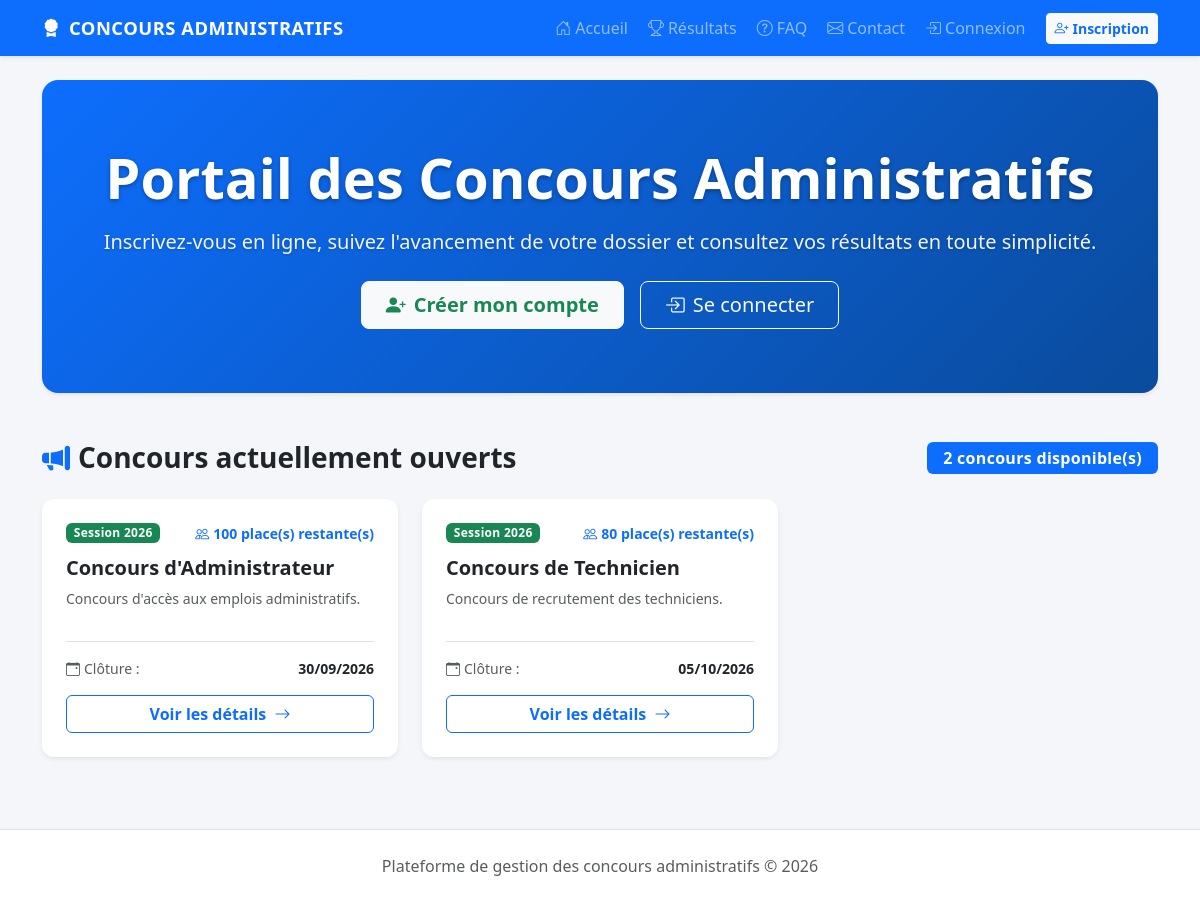
The page / on the database its author committed.
### tables this page shows
CREATE TABLE concours (
    id INT AUTO_INCREMENT PRIMARY KEY,
    titre VARCHAR(200) NOT NULL,
    session VARCHAR(20) NOT NULL,
    description TEXT NULL,
    date_debut DATE NOT NULL,
    date_fin DATE NOT NULL,
    age_min INT DEFAULT 18,
    age_max INT DEFAULT 35,
    diplome_requis VARCHAR(200) NULL,
    frais INT DEFAULT 0,
    places INT DEFAULT 0,
    statut ENUM('brouillon', 'ouvert', 'ferme', 'publie') DEFAULT 'brouillon',
    created_at TIMESTAMP DEFAULT CURRENT_TIMESTAMP
);

### index.php (the view, shortened to what this page needs)
<?php
require 'config/database.php';
$concours = $pdo->query("SELECT * FROM concours WHERE statut='ouvert' ORDER BY date_debut ASC")->fetchAll();
$u = $_SESSION['user'] ?? null;
$appliedConcoursIds = [];
require 'includes/header.php';
?>
<section class="hero text-center mb-5 p-5 text-white rounded-4 shadow-sm">
    <div class="container py-3">
        <h1 class="display-4 fw-bold mb-3">Portail des Concours Administratifs</h1>
        <p class="lead mb-4 max-w-700 mx-auto">
            Inscrivez-vous en ligne, suivez l'avancement de votre dossier et consultez vos résultats en toute simplicité.
        </p>
        <?php if (empty($u)): ?>
            <div class="d-flex justify-content-center gap-3 flex-wrap">
                <a class="btn btn-light btn-lg px-4 fw-bold text-success" href="register.php">
                    <i class="bi bi-person-plus-fill me-2"></i>Créer mon compte
                </a>
                <a class="btn btn-outline-light btn-lg px-4" href="login.php">
                    <i class="bi bi-box-arrow-in-right me-2"></i>Se connecter
                </a>
            </div>
        <?php endif; ?>
    </div>
</section>
<div class="d-flex justify-content-between align-items-center mb-4">
    <h2 class="h3 fw-bold m-0"><i class="bi bi-megaphone-fill me-2 text-primary"></i>Concours actuellement ouverts</h2>
    <span class="badge bg-primary px-3 py-2 fs-6"><?= count($concours) ?> concours disponible(s)</span>
</div>
<div class="row g-4 mb-5">
    <?php if (!empty($concours)): ?>
        <?php foreach ($concours as $c): ?>
            <?php $isApplied = in_array($c['id'], $appliedConcoursIds); ?>
            <div class="col-md-6 col-lg-4">
                <div class="card h-100 shadow-sm border-0 position-relative hover-shadow transition">
                    <div class="card-body d-flex flex-column p-4">
                        <div class="d-flex justify-content-between align-items-start mb-2">
                            <span class="badge bg-success">Session <?= htmlspecialchars($c['session']) ?></span>
                            <?php if ($isApplied): ?>
                                <span class="badge bg-info text-dark"><i class="bi bi-check-circle me-1"></i>Déjà inscrit</span>
                            <?php elseif ((int)$c['places'] <= 0): ?>
                                <span class="badge bg-danger"><i class="bi bi-exclamation-octagon me-1"></i>Complet</span>
                            <?php else: ?>
                                <small class="text-primary fw-semibold"><i class="bi bi-people me-1"></i><?= (int)$c['places'] ?> place(s) restante(s)</small>
                            <?php endif; ?>
                        </div>
                        <h3 class="h5 card-title fw-bold text-dark mt-1"><?= htmlspecialchars($c['titre']) ?></h3>
                        <p class="card-text text-muted small flex-grow-1">
                            <?= htmlspecialchars(mb_strimwidth($c['description'] ?? '', 0, 140, '...')) ?>
                        </p>
                        <div class="border-top pt-3 mt-3">
                            <div class="d-flex justify-content-between text-muted small mb-3">
                                <span><i class="bi bi-calendar-event me-1"></i>Clôture :</span>
                                <strong class="text-dark"><?= date('d/m/Y', strtotime($c['date_fin'])) ?></strong>
                            </div>
                            <?php if ($u && $u['role'] === 'candidat'): ?>
                                <?php if ($isApplied): ?>
                                    <a href="candidat/dashboard.php" class="btn btn-outline-info w-100 fw-semibold">
                                        <i class="bi bi-folder2-open me-1"></i>Voir ma candidature
                                    </a>
                                <?php elseif ((int)$c['places'] <= 0): ?>
                                    <button class="btn btn-secondary w-100 fw-bold" disabled>
                                        <i class="bi bi-x-circle me-1"></i>Complet - 0 place
                                    </button>
                                <?php else: ?>
                                    <a href="candidat/inscription.php?id=<?= $c['id'] ?>" class="btn btn-success w-100 fw-bold">
                                        <i class="bi bi-pencil-square me-1"></i>S'inscrire à ce concours
                                    </a>
                                <?php endif; ?>
                            <?php elseif ($u && $u['role'] === 'agent'): ?>
                                <a href="agent/dossiers.php?search=<?= urlencode($c['titre']) ?>" class="btn btn-primary w-100 fw-semibold">
                                    <i class="bi bi-folder-check me-1"></i>Vérifier les dossiers
                                </a>
                            <?php elseif ($u && $u['role'] === 'admin'): ?>
                                <a href="admin/concours.php?edit=<?= $c['id'] ?>" class="btn btn-primary w-100 fw-semibold">
                                    <i class="bi bi-gear me-1"></i>Gérer ce concours
                                </a>
                            <?php else: ?>
                                <a href="concours.php?id=<?= $c['id'] ?>" class="btn btn-outline-primary w-100 fw-semibold">
                                   Voir les détails <i class="bi bi-arrow-right ms-1"></i>
                                </a>
                            <?php endif; ?>
                        </div>
                    </div>
                </div>
            </div>
        <?php endforeach; ?>
    <?php endif; ?>
</div>
<?php require 'includes/footer.php'; ?>

### assets/css/style.css (style rules this page uses)
body { background-color: #f4f6f9; font-family: 'Segoe UI', system-ui, -apple-system, sans-serif; color: #212529; }
.hero { background: linear-gradient(135deg, #0d6efd 0%, #0a4b9c 100%) !important; color: #ffffff !important; border-radius: 1rem; box-shadow: 0 8px 24px rgba(13, 110, 253, 0.25); }
.hero h1, .hero .display-4 { color: #ffffff !important; text-shadow: 0 2px 4px rgba(0, 0, 0, 0.3); font-weight: 800; }
.hero p, .hero .lead { color: #f1f5f9 !important; text-shadow: 0 1px 3px rgba(0, 0, 0, 0.2); }
.card { border: 0; border-radius: 12px; box-shadow: 0 4px 12px rgba(0, 0, 0, 0.05); transition: transform 0.2s ease, box-shadow 0.2s ease; }
.badge { font-weight: 600; letter-spacing: 0.3px; }

### rows shown on the page
concours: session "2026", places "100", titre "Concours d'Administrateur", description "Concours d'accès aux emplois administratifs.", date_fin "30/09/2026"
concours: session "2026", places "80", titre "Concours de Technicien", description "Concours de recrutement des techniciens.", date_fin "05/10/2026"

### other values the page prints
count($concours) "2"
